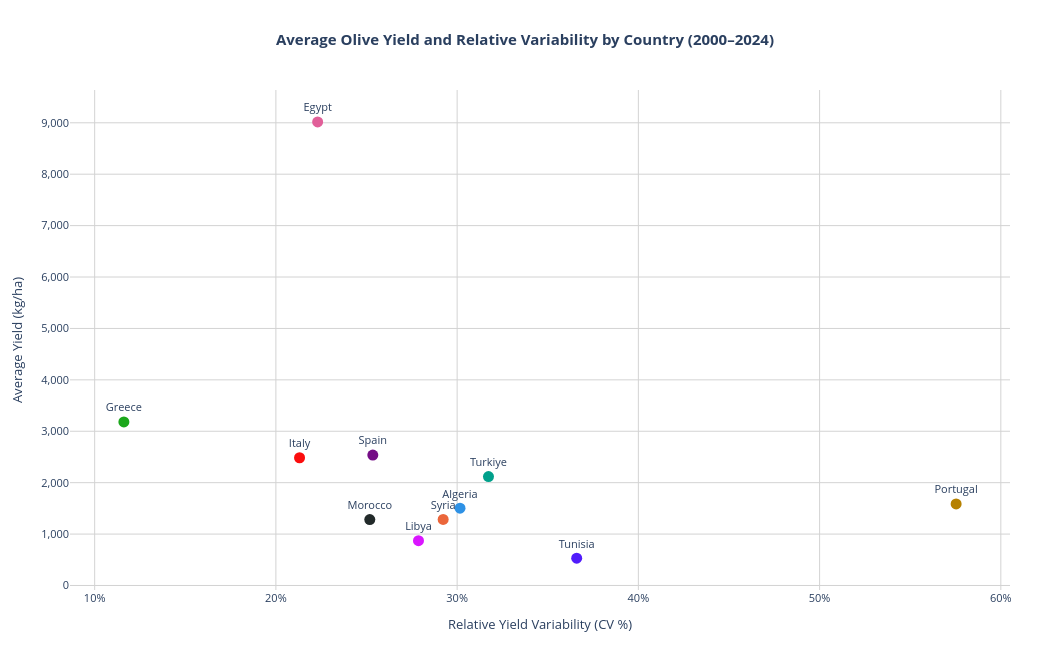

Write notebook code for a chart like this one.
### Markdown cell above
## Business Question 5: Which Countries Combine High Average Olive Yield with Low Relative Variability?

The previous analysis measured variability in annual yield growth within a macroeconomic comparison. This analysis instead compares each country’s average olive yield with its coefficient of variation (CV) between 2000 and 2024. The CV measures historical yield variation relative to average yield, allowing countries with different yield levels to be compared on a common scale.

Reading note: Countries positioned higher have greater average yield, while countries further left have lower historical relative variability.

### Code cell
# Aggregate country-level yield statistics
df_bench = (
    df.groupby("Country", as_index=False)
    .agg(
        Yield_Mean=("Yield_kg_per_ha", "mean"),
        Yield_Std=("Yield_kg_per_ha", "std"),
    )
)

# Calculate the coefficient of variation
df_bench["Relative_Variability_Pct"] = (
    df_bench["Yield_Std"] / df_bench["Yield_Mean"]
) * 100

# Create the benchmarking chart
fig = px.scatter(
    df_bench,
    x="Relative_Variability_Pct",
    y="Yield_Mean",
    color="Country",
    text="Country",
    hover_data={
        "Yield_Mean": ":.0f",
        "Relative_Variability_Pct": ":.1f",
    },
    title="Average Olive Yield and Relative Variability by Country (2000-2024)",
    labels={
        "Relative_Variability_Pct": "Relative Yield Variability (CV %)",
        "Yield_Mean": "Average Yield (kg/ha)",
    },
    color_discrete_sequence=px.colors.qualitative.Dark24,
)

fig.update_traces(
    marker=dict(size=11),
    textposition="top center",
)

fig.update_layout(
    height=650,
    width=1050,
    showlegend=False,
    plot_bgcolor="white",
    paper_bgcolor="white",
    margin=dict(t=90, l=70, r=40, b=60),
    font=dict(size=11),
    title=dict(x=0.5, xanchor="center"),
)

fig.update_xaxes(
    showgrid=True,
    gridcolor="lightgray",
    ticksuffix="%",
    zeroline=False,
)

fig.update_yaxes(
    showgrid=True,
    gridcolor="lightgray",
    tickformat=",",
    zeroline=False,
)

fig.show()

### Figure 1 — Plotly figure (JSON) as saved in the notebook; plotly's stock layout.template omitted (floating-point values rounded to 4 significant figures)
{"data": [{"hovertemplate": "Country=%{text}<br>Relative Yield Variability (CV %)=%{x:.1f}<br>Average Yield (kg/ha)=%{y:.0f}<extra></extra>", "legendgroup": "Algeria", "marker": {"color": "#2E91E5", "size": 11, "symbol": "circle"}, "mode": "markers+text", "name": "Algeria", "orientation": "v", "showlegend": true, "text": ["Algeria"], "textposition": "top center", "type": "scatter", "x": [30.16], "xaxis": "x", "y": [1503.0], "yaxis": "y"}, {"hovertemplate": "Country=%{text}<br>Relative Yield Variability (CV %)=%{x:.1f}<br>Average Yield (kg/ha)=%{y:.0f}<extra></extra>", "legendgroup": "Egypt", "marker": {"color": "#E15F99", "size": 11, "symbol": "circle"}, "mode": "markers+text", "name": "Egypt", "orientation": "v", "showlegend": true, "text": ["Egypt"], "textposition": "top center", "type": "scatter", "x": [22.3], "xaxis": "x", "y": [9018.0], "yaxis": "y"}, {"hovertemplate": "Country=%{text}<br>Relative Yield Variability (CV %)=%{x:.1f}<br>Average Yield (kg/ha)=%{y:.0f}<extra></extra>", "legendgroup": "Greece", "marker": {"color": "#1CA71C", "size": 11, "symbol": "circle"}, "mode": "markers+text", "name": "Greece", "orientation": "v", "showlegend": true, "text": ["Greece"], "textposition": "top center", "type": "scatter", "x": [11.61], "xaxis": "x", "y": [3182.0], "yaxis": "y"}, {"hovertemplate": "Country=%{text}<br>Relative Yield Variability (CV %)=%{x:.1f}<br>Average Yield (kg/ha)=%{y:.0f}<extra></extra>", "legendgroup": "Italy", "marker": {"color": "#FB0D0D", "size": 11, "symbol": "circle"}, "mode": "markers+text", "name": "Italy", "orientation": "v", "showlegend": true, "text": ["Italy"], "textposition": "top center", "type": "scatter", "x": [21.3], "xaxis": "x", "y": [2485.0], "yaxis": "y"}, {"hovertemplate": "Country=%{text}<br>Relative Yield Variability (CV %)=%{x:.1f}<br>Average Yield (kg/ha)=%{y:.0f}<extra></extra>", "legendgroup": "Libya", "marker": {"color": "#DA16FF", "size": 11, "symbol": "circle"}, "mode": "markers+text", "name": "Libya", "orientation": "v", "showlegend": true, "text": ["Libya"], "textposition": "top center", "type": "scatter", "x": [27.87], "xaxis": "x", "y": [871.3], "yaxis": "y"}, {"hovertemplate": "Country=%{text}<br>Relative Yield Variability (CV %)=%{x:.1f}<br>Average Yield (kg/ha)=%{y:.0f}<extra></extra>", "legendgroup": "Morocco", "marker": {"color": "#222A2A", "size": 11, "symbol": "circle"}, "mode": "markers+text", "name": "Morocco", "orientation": "v", "showlegend": true, "text": ["Morocco"], "textposition": "top center", "type": "scatter", "x": [25.18], "xaxis": "x", "y": [1282.0], "yaxis": "y"}, {"hovertemplate": "Country=%{text}<br>Relative Yield Variability (CV %)=%{x:.1f}<br>Average Yield (kg/ha)=%{y:.0f}<extra></extra>", "legendgroup": "Portugal", "marker": {"color": "#B68100", "size": 11, "symbol": "circle"}, "mode": "markers+text", "name": "Portugal", "orientation": "v", "showlegend": true, "text": ["Portugal"], "textposition": "top center", "type": "scatter", "x": [57.53], "xaxis": "x", "y": [1587.0], "yaxis": "y"}, {"hovertemplate": "Country=%{text}<br>Relative Yield Variability (CV %)=%{x:.1f}<br>Average Yield (kg/ha)=%{y:.0f}<extra></extra>", "legendgroup": "Spain", "marker": {"color": "#750D86", "size": 11, "symbol": "circle"}, "mode": "markers+text", "name": "Spain", "orientation": "v", "showlegend": true, "text": ["Spain"], "textposition": "top center", "type": "scatter", "x": [25.35], "xaxis": "x", "y": [2536.0], "yaxis": "y"}, {"hovertemplate": "Country=%{text}<br>Relative Yield Variability (CV %)=%{x:.1f}<br>Average Yield (kg/ha)=%{y:.0f}<extra></extra>", "legendgroup": "Syria", "marker": {"color": "#EB663B", "size": 11, "symbol": "circle"}, "mode": "markers+text", "name": "Syria", "orientation": "v", "showlegend": true, "text": ["Syria"], "textposition": "top center", "type": "scatter", "x": [29.23], "xaxis": "x", "y": [1285.0], "yaxis": "y"}, {"hovertemplate": "Country=%{text}<br>Relative Yield Variability (CV %)=%{x:.1f}<br>Average Yield (kg/ha)=%{y:.0f}<extra></extra>", "legendgroup": "Tunisia", "marker": {"color": "#511CFB", "size": 11, "symbol": "circle"}, "mode": "markers+text", "name": "Tunisia", "orientation": "v", "showlegend": true, "text": ["Tunisia"], "textposition": "top center", "type": "scatter", "x": [36.6], "xaxis": "x", "y": [532.3], "yaxis": "y"}, {"hovertemplate": "Country=%{text}<br>Relative Yield Variability (CV %)=%{x:.1f}<br>Average Yield (kg/ha)=%{y:.0f}<extra></extra>", "legendgroup": "Turkiye", "marker": {"color": "#00A08B", "size": 11, "symbol": "circle"}, "mode": "markers+text", "name": "Turkiye", "orientation": "v", "showlegend": true, "text": ["Turkiye"], "textposition": "top center", "type": "scatter", "x": [31.73], "xaxis": "x", "y": [2119.0], "yaxis": "y"}], "layout": {"font": {"size": 11}, "height": 650, "legend": {"title": {"text": "Country"}, "tracegroupgap": 0}, "margin": {"b": 60, "l": 70, "r": 40, "t": 90}, "paper_bgcolor": "white", "plot_bgcolor": "white", "showlegend": false, "title": {"text": "<b>Average Olive Yield and Relative Variability by Country (2000–2024)</b>", "x": 0.5, "xanchor": "center"}, "width": 1050, "xaxis": {"anchor": "y", "domain": [0, 1], "gridcolor": "lightgray", "showgrid": true, "ticksuffix": "%", "title": {"text": "Relative Yield Variability (CV %)"}, "zeroline": false}, "yaxis": {"anchor": "x", "domain": [0, 1], "gridcolor": "lightgray", "showgrid": true, "tickformat": ",", "title": {"text": "Average Yield (kg/ha)"}, "zeroline": false}}}
